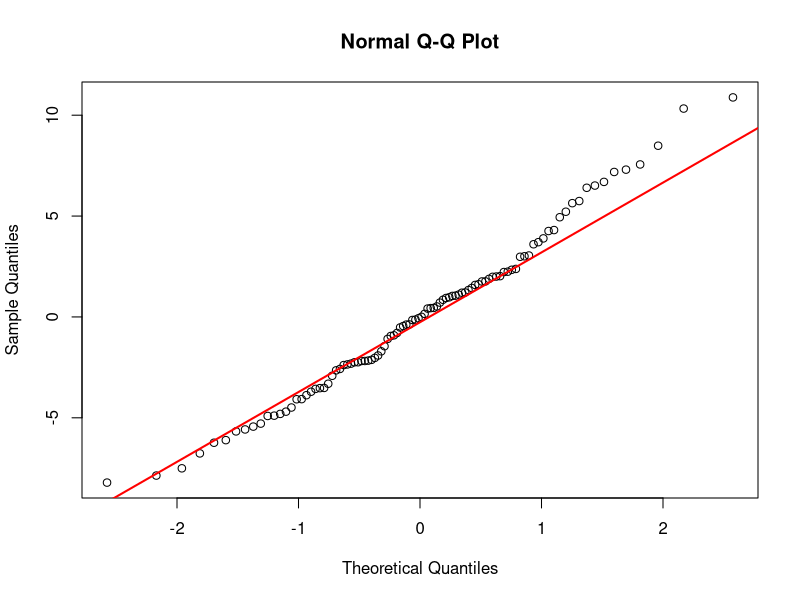
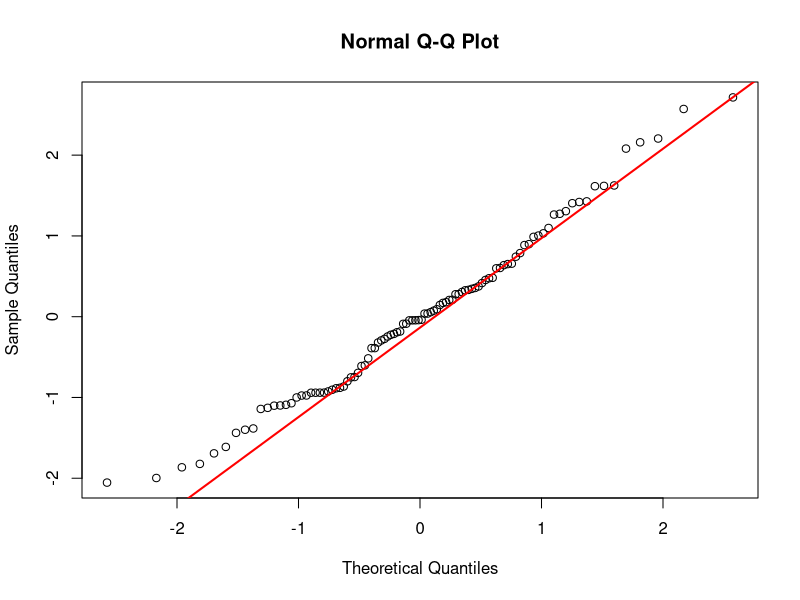
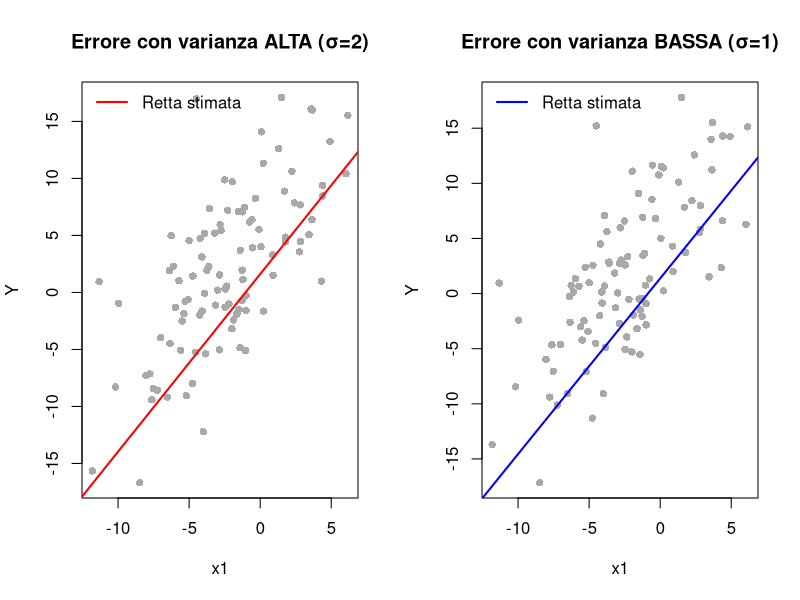

The R source for these figures, in order:
#Simuliamo 100 osservazioni da un modello di regressione lineare semplice con
# epsilon ∼ N(0, 4) e βT = (3, −2, 2). 
#sapendo che epsilon sono V.A che indicano l'errore di predizione del modello
# βT vettore dei paramentri che sono -coefficienti di regressione parziale- 
#    perché rappresenta l’effetto di (X)j sul valore atteso di Y condizionatamente
#    a valori fissati (x¯)j di tutte le altre variabili esplicative, per ogni j = 1, . . . , k.

# impostiamo i dati

e <- rnorm(100,0,4) # genera 100 errori casuali da una normale come da specifiche
x_0 <- rep(1,100) # 100 valori uguali a 1 rappresenta l'intercetta beta0x_0
x_1 <- rnorm(100,-2,4) # primo predittore che ha 100 valori con una distribuzione normale
x_2 <- rnorm(100,3,4) # secondo predittore
x <- cbind(x_0,x_1,x_2) # creaiamo la matrice X ogni riga rappresenta un’osservazione, ogni colonna una variabile
beta <- runif(3,-2,2) # Genera 3 valori casuali da una distribuzione uniforme tra -2 e 2
y <- x%*%beta + e # Calcola la variabile dipendente (Y) come Y=Xβ+ε

# creiamo il modello di rigressione lineare
mq <- lm(y ~ x[,2] + x[,3])
summary(mq)

#Risultati nel nostro caso:
#Call:
#lm(formula = y ~ x[, 2] + x[, 3]) -->Y=β0+β1⋅x1+β2⋅x2+ε
# La funzione lm() (linear model) stima i coefficienti β tramite il metodo dei minimi quadrati (OLS).

#Residuals: --> i residui e_i= y_i-y^_i cioè le differenze tra valori osservati e valori predetti
#  Min      1Q  Median      3Q     Max 
#-6.9288 -2.6268 -0.3484  2.4947  7.1940 
#Min / Max: indicano l’intervallo di errore (da circa -6.9 a +7.2)
#1Q / Median / 3Q: mostrano la distribuzione dei residui
#Median ≈ 0: buono → significa che in media il modello non ha bias (non sovrastima né sottostima).

#Coefficients:
#  Estimate Std. Error t value Pr(>|t|)    
#(Intercept)  1.21227    0.44541   2.722  0.00770 ** 
#  x[, 2]      -0.28568    0.08943  -3.194  0.00189 ** 
#  x[, 3]       1.98374    0.08741  22.695  < 2e-16 ***
#  ---
#  Signif. codes:  0 ‘***’ 0.001 ‘**’ 0.01 ‘*’ 0.05 ‘.’ 0.1 ‘ ’ 1

# Colonne:
# Estimate       Stima del coefficiente β (cioè il valore stimato dal modello)
# Std. Error     Errore standard della stima (misura quanto è precisa la stima)
# t value        Statistica t = Estimate / Std.Error
# Pr(>|t|)       p-value associato al test dell’ipotesi nulla H0: β = 0

# Interpretazione dei risultati:
# (Intercept) = 1.212  
#   → Stima di β₀. Rappresenta il valore atteso di Y quando x₁ = x₂ = 0.
#     È statisticamente significativo (p = 0.0077 < 0.01).
#
# x[,2] = -0.286  
#   → Stima di β₁. A parità dell’altra variabile, un aumento di 1 unità in x₁
#     riduce Y di 0.286 unità in media.  
#     Il p-value (0.00189) mostra che è altamente significativo (p < 0.01).
#
# x[,3] = 1.984  
#   → Stima di β₂. Un aumento di 1 unità in x₂ aumenta Y di circa 1.98 unità
#     in media. È estremamente significativo (p < 2e-16).


#Residual standard error: 3.4 on 97 degrees of freedom
#Multiple R-squared:  0.8513,	Adjusted R-squared:  0.8483 
#F-statistic: 277.7 on 2 and 97 DF,  p-value: < 2.2e-16

res <- resid(mq)   # residui del modello
qqnorm(res)        # quantili teorici vs residui osservati
qqline(res, col="red", lwd=2)  # linea di riferimento

# L’obiettivo è confrontare la distribuzione dei residui del modello con una distribuzione normale teorica
# Se i punti seguono una linea retta, l’ipotesi di normalità è soddisfatta

coef<- coef(mq) # Estraiamo i coefficienti stimati dal modello lineare 'mq'
# 'coef(mq)' restituisce un vettore con:
#  - (Intercept): stima di β₀ (intercetta)
#  - x[,2]      : stima di β₁
#  - x[,3]      : stima di β₂

rbind(beta,coef) # Confrontiamo i valori veri (beta) con quelli stimati (coef)
# 'rbind()' unisce per righe due vettori o matrici.
# In questo modo possiamo vedere se le stime ottenute (coef)
# sono vicine ai parametri reali (beta) usati nella simulazione.
# Più i valori coincidono, meglio il modello ha ricostruito i parametri veri.

#->(Intercept)     x[, 2]   x[, 3]
#beta    1.451487 -0.3952724 1.899720
#coef    1.212266 -0.2856824 1.983736

confint(mq) # Calcoliamo gli intervalli di confidenza al 95% per ciascun coefficiente stimato
# 'confint(mq)' restituisce per ogni coefficiente due limiti:
#   - 2.5%  → estremo inferiore dell’intervallo di confidenza
#   - 97.5% → estremo superiore
# L’intervallo rappresenta il range di valori plausibili per il vero β.
# Se l’intervallo NON include 0, il coefficiente è statisticamente significativo.

#->              2.5 %    97.5 %
#(Intercept)  0.3282577  2.096274
#x[, 2]      -0.4631838 -0.108181
#x[, 3]       1.8102542  2.157218

#--------------------------------
# Proviamo ora a diminuire la varianza dell’errore " epsilon∼ N(0, 1)

e <- rnorm(100,0,1)
x_0 <- rep(1,100)
x_1 <- rnorm(100,-2,4)
x_2 <- rnorm(100,3,4)
x <- cbind(x_0,x_1,x_2)
beta <- runif(3,-2,2)
y <- x%*%beta + e
mq <- lm(y~ x[,2] +x[,3])
summary(mq)

#->Call:
#  lm(formula = y ~ x[, 2] + x[, 3])

#Residuals:
#  Min       1Q   Median       3Q      Max 
#-2.33165 -0.68766 -0.04592  0.70704  2.26309 

#Coefficients:
#  Estimate Std. Error t value Pr(>|t|)    
#(Intercept)  1.47227    0.12719   11.58   <2e-16 ***
#  x[, 2]       1.64697    0.02259   72.90   <2e-16 ***
#  x[, 3]       1.23683    0.02321   53.29   <2e-16 ***
#  ---
#  Signif. codes:  0 ‘***’ 0.001 ‘**’ 0.01 ‘*’ 0.05 ‘.’ 0.1 ‘ ’ 1

#Residual standard error: 1.032 on 97 degrees of freedom
#Multiple R-squared:  0.9876,	Adjusted R-squared:  0.9873 
#F-statistic:  3849 on 2 and 97 DF,  p-value: < 2.2e-16

res <- mq$residuals
qqnorm(res)
qqline(res, col="red", lwd=2)

coef<- coef(mq)
rbind(beta,coef)

#->(Intercept)   x[, 2]   x[, 3]
#beta    1.418019 1.646345 1.232419
#coef    1.472274 1.646969 1.236826

confint(mq)

#->             2.5 %   97.5 %
#(Intercept) 1.219840 1.724707
#x[, 2]      1.602130 1.691809
#x[, 3]      1.190765 1.282886

#------------------------------------------------------------
#  Confronto: varianza dell'errore alta vs bassa
#------------------------------------------------------------

n <- 100
x_0 <- rep(1, n)
x_1 <- rnorm(n, -2, 4)
x_2 <- rnorm(n, 3, 4)
x <- cbind(x_0, x_1, x_2)

# Parametri veri del modello (β)
beta <- c(1.5, 1.6, 1.2)

#------------------------------------------------------------
# Modello 1: errore con varianza alta (σ = 2)
#------------------------------------------------------------
e1 <- rnorm(n, 0, 2)  # ε ~ N(0, 4)
y1 <- x %*% beta + e1

mq1 <- lm(y1 ~ x[,2] + x[,3])
summary(mq1)

#------------------------------------------------------------
# Modello 2: errore con varianza bassa (σ = 1)
#------------------------------------------------------------
e2 <- rnorm(n, 0, 1)  # ε ~ N(0, 1)
y2 <- x %*% beta + e2

mq2 <- lm(y2 ~ x[,2] + x[,3])
summary(mq2)

#------------------------------------------------------------
# Confronto dei coefficienti veri e stimati
#------------------------------------------------------------
rbind(
  beta_veri = beta,
  stime_var_alta = coef(mq1),
  stime_var_bassa = coef(mq2)
)

#------------------------------------------------------------
# Confronto grafico tra i due modelli
#------------------------------------------------------------
par(mfrow = c(1, 2))  # due grafici affiancati

# Grafico 1: varianza alta
plot(y1 ~ x[,2], main = "Errore con varianza ALTA (σ=2)",
     xlab = "x1", ylab = "Y", col = "darkgray", pch = 16)
abline(mq1, col = "red", lwd = 2)  # retta stimata
legend("topleft", legend = c("Retta stimata"), col = "red", lwd = 2, bty = "n")

# Grafico 2: varianza bassa
plot(y2 ~ x[,2], main = "Errore con varianza BASSA (σ=1)",
     xlab = "x1", ylab = "Y", col = "darkgray", pch = 16)
abline(mq2, col = "blue", lwd = 2)
legend("topleft", legend = c("Retta stimata"), col = "blue", lwd = 2, bty = "n")

#------------------------------------------------------------
# Commento:
# - Nel primo grafico (σ=2) i punti sono più dispersi attorno alla retta:
#   → il modello ha più rumore, le stime sono meno precise.
# - Nel secondo grafico (σ=1) i punti sono molto più vicini alla retta:
#   → gli errori sono minori, il modello è più preciso e R² aumenta.
#------------------------------------------------------------
